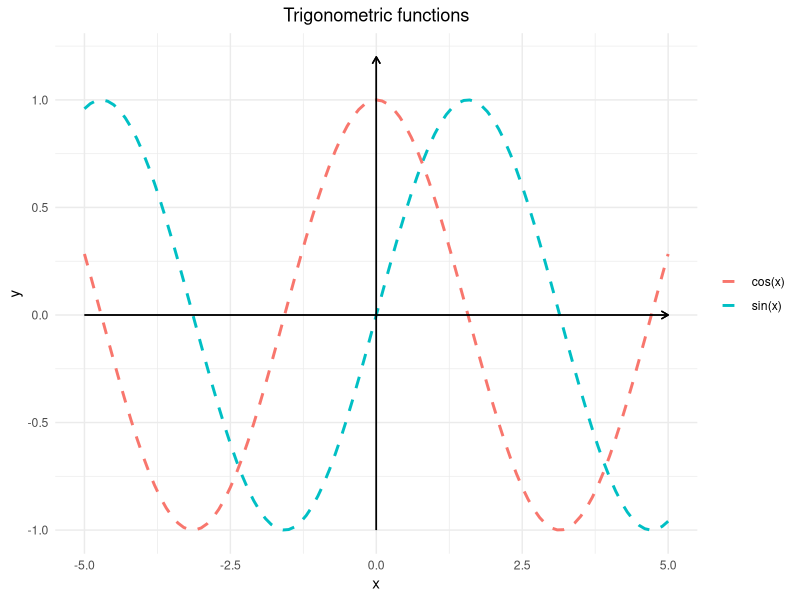

R code for this plot:
## ---- chunk 1
library(tidyverse)


ggplot(data_frame(x = c(-5, 5)), aes(x = x)) +
  stat_function(fun = function(x) { sin(x) }, 
                geom = "line", 
                linetype = "dashed", 
                size = 1,
                aes(colour = "sin(x)")) +
  stat_function(fun = function(x) { cos(x) },
                linetype = "dashed",
                size = 1,
                aes(colour = "cos(x)")
                ) +
  labs(x = "x", y = "y") + 
  # annotate("text", x = 0, 
  #                  y = 1, 
  #                  label = "sin(x)") + 
  geom_segment(aes(x=-5, xend = 5, y=0, yend=0), 
               size = 0.5,
               arrow = arrow(length = unit(0.2, "cm"))) + 
  geom_segment(aes(x=0, xend=0, y=-1, yend=1.2),
               size = 0.5,
               lineend = "butt",
               arrow = arrow(length = unit(0.2, "cm"))) + 
  labs(title = "Trigonometric functions") + 
  theme_minimal() + 
  theme(
    plot.title = element_text(hjust = 0.5),
    legend.title = element_blank(),
  ) +
  NULL
